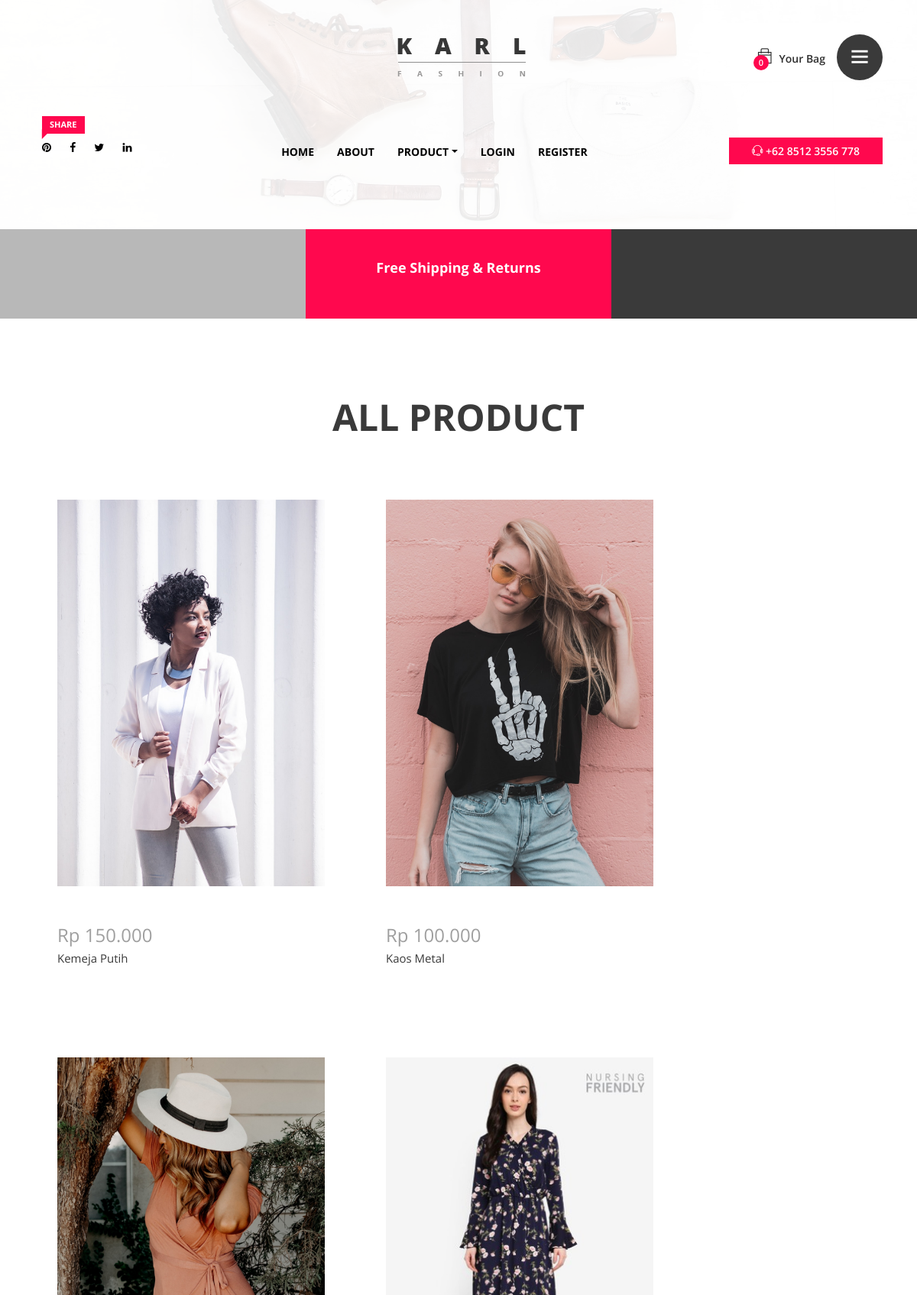
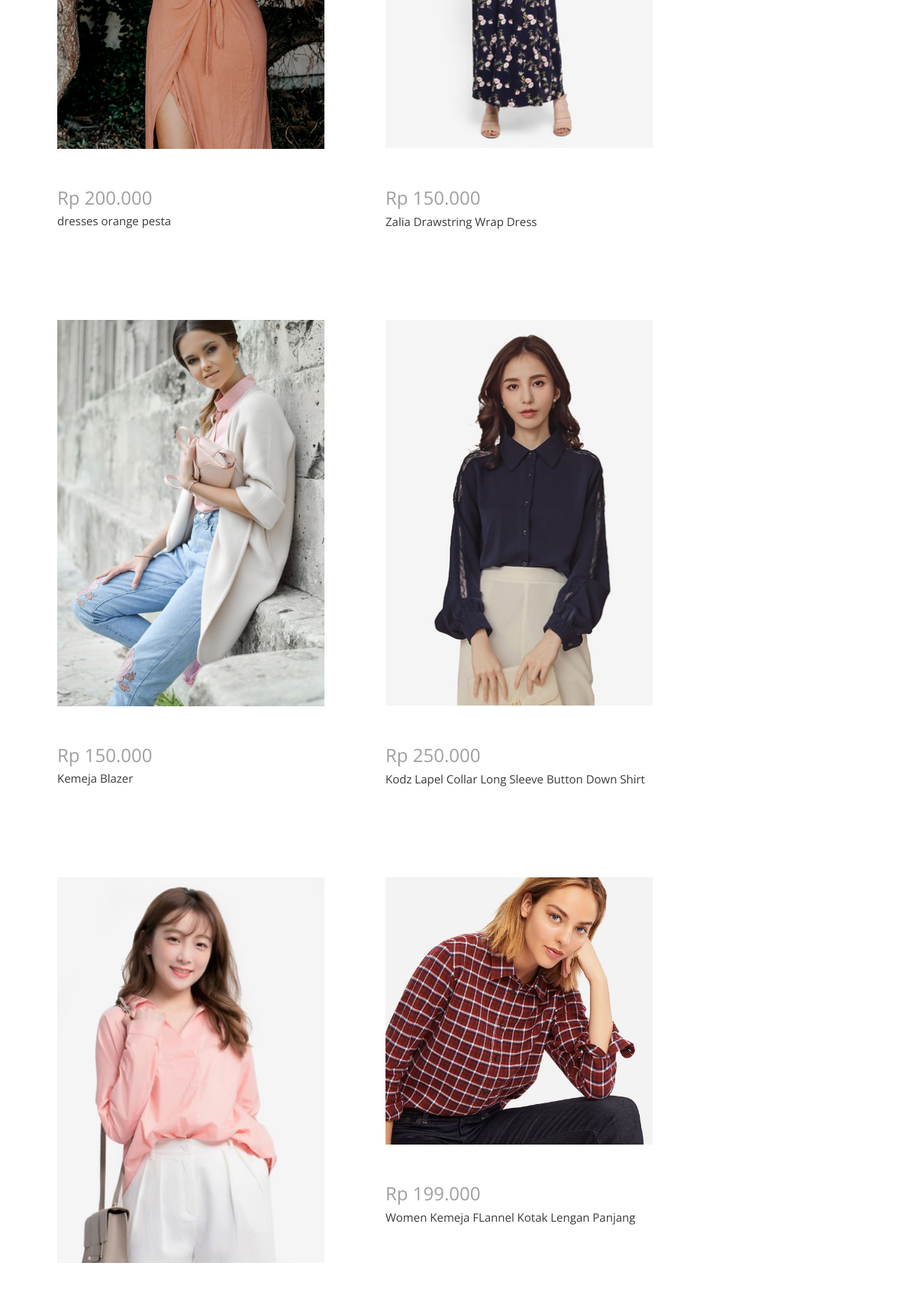
The page /product.php (upper part) on the database its author committed (2 pictures, top to bottom).
### tables this page shows
CREATE TABLE `product` (
  `product_id` varchar(16) NOT NULL,
  `categori_id` varchar(6) NOT NULL,
  `categori_nama` varchar(50) NOT NULL,
  `product_nama` varchar(50) NOT NULL,
  `product_keterangan` text NOT NULL,
  `product_harga` int(10) NOT NULL,
  `product_stok` int(3) NOT NULL,
  `product_ukuran` varchar(100) DEFAULT NULL,
  `product_gambar` varchar(15) NOT NULL,
  `product_status` varchar(15) NOT NULL
);

### product.php (the view, shortened to what this page needs)
<?php
require_once 'session.php';
?>
<!DOCTYPE html>
<html lang="en">
<head>
   <?php  require_once 'title.php' ?>
</head>
<body>
    <div class="catagories-side-menu">
        <div id="sideMenuClose">
        </div>
                 <?php  require_once 'categories.php'; ?>
    </div>
    <div id="wrapper">
       <?php  require_once 'header.php'; ?>
        <section class="top-discount-area d-md-flex align-items-center">
            <div class="single-discount-area">
            </div>
            <div class="single-discount-area">
                <h5>Free Shipping &amp; Returns</h5>
            </div>
            <div class="single-discount-area">
            </div>
        </section>
        <section class="new_arrivals_area section_padding_100_0 clearfix">
            <div class="container">
                <div class="row">
                    <div class="col-12">
                        <div class="section_heading text-center">
                            <h2>ALL PRODUCT </h2>
                        </div>
                    </div>
                </div>
            </div>
                     <div class="col-12" data-wow-delay="0.2s">
                        <?php
                        $data=mysqli_query($con, "select * from product where product_stok>=1");
                        while($rowData=mysqli_fetch_array($data))
                        {
                            ?>
                            <div class="listProduct">
                                <div class="product-img">
                                    <img src="product/<?php echo $rowData['product_gambar'];?>" >
                                </div>
                                <div class="product-description">
                                    <h4 class="product-price"><?php echo "Rp ".number_format($rowData['product_harga'], 0, ",", "."); ?></h4>
                                        <p><?php echo $rowData['product_nama']; ?></p>
                                </div>
                            </div>
                            <?php
                        }
                        ?>
                     </div>
        </section>
    </div>
</body>
</html>

### css/core-style.css (style rules this page uses)
* { margin: 0; padding: 0; }
body { font-family: 'Open Sans', sans-serif; font-weight: 400; overflow-x: hidden; }
h1, h2, h3, h4, h5, h6 { color: #3a3a3a; line-height: 1.2; font-family: 'Open Sans', sans-serif; font-weight: 700; }
p { color: #3a3a3a; font-size: 1em; line-height: 1.5; font-family: 'Open Sans', sans-serif; font-weight: 400; }
img { height: auto; max-width: 100%; }
.section_padding_100_0 { padding: 100px 0 0; }
.section_heading { margin-bottom: 50px; position: relative; z-index: 1; }
.section_heading h2 { font-size: 48px; margin-bottom: 0; text-transform: uppercase; }
#wrapper { position: relative; z-index: 1000; background-color: #fff; left: 0; top: 0; -webkit-transition: all linear 500ms; transition: all linear 500ms; box-shadow: 0 0 50px rgba(0, 0, 0, 0.2); }
.catagories-side-menu { background-color: #fff; width: 300px; position: fixed; top: 0; left: 0; height: 100%; z-index: 1; }
#sideMenuClose { color: #fff; width: 20%; height: 50px; line-height: 50px; font-size: 18px; text-align: center; border-radius: 0; cursor: pointer; z-index: 99; position: absolute; top: 0; right: 0; -webkit-transition-duration: 500ms; transition-duration: 500ms; background-color: #3a3a3a; }
.top-discount-area .single-discount-area { -webkit-box-flex: 0; -ms-flex: 0 0 33.333333%; flex: 0 0 33.333333%; max-width: 33.333333%; padding: 40px 15px; background-color: #b8b8b8; text-align: center; -ms-flex-item-align: stretch; align-self: stretch; }
.top-discount-area .single-discount-area:nth-child(2) { background-color: #ff084e; }
.top-discount-area .single-discount-area:last-child { background-color: #3a3a3a; }
.top-discount-area .single-discount-area h5 { font-size: 18px; color: #fff; margin-bottom: 15px; }
.product-img { position: relative; z-index: 1; overflow: hidden }
.product-img > img { width: 100%; -webkit-transition-duration: 500ms; transition-duration: 500ms; }
.product-description { margin-top: 50px; }
.product-description h4 { font-weight: 400; color: #9f9f9f; margin-bottom: 5px; display: block; }
.product-description p { font-size: 15px; margin: 0; }
.listProduct { width:350px; height:700px; float:left; margin:30px 20px 0 60px; }

### rows shown on the page
product: product_gambar (picture), product_harga "150.000", product_nama "Kemeja Putih"
product: product_gambar (picture), product_harga "100.000", product_nama "Kaos Metal"
product: product_gambar (picture), product_harga "200.000", product_nama "dresses orange pesta"
product: product_gambar (picture), product_harga "150.000", product_nama "Zalia Drawstring Wrap Dress"
product: product_gambar (picture), product_harga "150.000", product_nama "Kemeja Blazer"
product: product_gambar (picture), product_harga "250.000", product_nama "Kodz Lapel Collar Long Sleeve Button Down Shirt"
product: product_gambar (picture)
product: product_gambar (picture), product_harga "199.000", product_nama "Women Kemeja FLannel Kotak Lengan Panjang"

### other values the page prints
count($_SESSION['myCart'] ?? []) "0"
